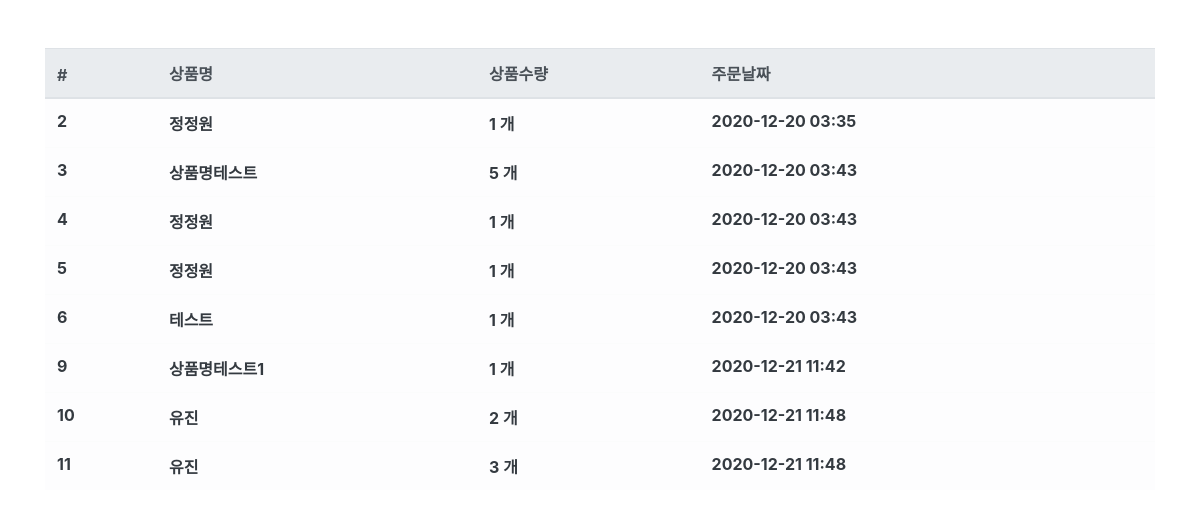
Screenshot of /order/ (signed in) with the database file from the repository.
### order/models.py (models this page shows, shortened)
class Order(models.Model):
    user = models.ForeignKey('user.User', on_delete=models.CASCADE, verbose_name='사용자' )     # user app 내의 models. User 라는 클래스를 ForeginKey (외래키)로 사용하겠다
    product = models.ForeignKey('product.Product', on_delete=models.CASCADE, verbose_name='상품')
    quantity = models.IntegerField(verbose_name='수량')
    register_date = models.DateTimeField(auto_now_add=True, verbose_name='주문시간')
    class Meta:
        db_table = 'jung_order'  # 데이터베이스 테이블명 지정
        verbose_name = '주문'    # django-admin에서 보는이름지정
        verbose_name_plural = '주문'   #  django-admin에서 보는 복수형이름도 지정해주기로한다

### product/models.py (models this page shows)
class Product(models.Model):
    name = models.CharField(max_length=256, verbose_name='상품명')
    price = models.IntegerField(verbose_name='상품가격')  # 숫자를 적을수있게 IntegerField 사용
    description = models.TextField(verbose_name='상품내용')  # 상품내용을 길게 적을수있게 TextField 사용 제한이없다
    stuck = models.IntegerField(verbose_name='재고')
    register_date = models.DateTimeField(auto_now_add=True, verbose_name='등록날짜')
    def __str__(self):    # 각 모델을 문자열로 변환했을때 표시해주기위함
        return self.name
    class Meta:
        db_table = 'jung_product'
        verbose_name = '상품'
        verbose_name_plural = '상품'   # 복수형이름도 지정해주기로한다

### order/views.py (the view)
# urls.py: path('order/', OrderList.as_view()),
@method_decorator(login_required, name='dispatch')
class OrderList(ListView):
    template_name = 'order.html'
    context_object_name = 'order_list'
    def get_queryset(self, **kwargs): # get_queryset 오버라이딩해서 다른사용자의 주문내역을 보지않게 session 에 저장된 user의 주문내역만 볼수있게
        queryset = Order.objects.filter(user__email=self.request.session.get('user')) # 사용자 이메일이 request session 에 있는 user
        return queryset

### order/templates/order.html
{% extends "base.html" %}
{% load humanize %}
{% block contents %}
<div class="row mt-5">
    <div class="col-12">
        <table class="table table-light">
            <thead class="thead-light">
                <tr>
                    <th scope="col">#</th>
                    <th scope="col">상품명</th>
                    <th scope="col">상품수량</th>
                    <th scope="col">주문날짜</th>
                </tr>
            </thead>
            <tbody class="text-dark">
                {% for order in order_list %}
                <tr>
                    <th scope="row">{{ order.id }}</th>
                    <th>{{ order.product }}</a></th>
                    <th>{{ order.quantity|intcomma }} 개</th>
                    <th>{{ order.register_date|date:'Y-m-d H:i' }}</th>
                </tr>
                {% endfor %}
            </tbody>
        </table>
    </div>
</div>
{% endblock %}

### rows the page displays
Order: id "2", product "정정원", quantity "1", register_date "2020-12-20 03:35"
Order: id "3", product "상품명테스트", quantity "5", register_date "2020-12-20 03:43"
Order: id "4", product "정정원", quantity "1", register_date "2020-12-20 03:43"
Order: id "5", product "정정원", quantity "1", register_date "2020-12-20 03:43"
Order: id "6", product "테스트", quantity "1", register_date "2020-12-20 03:43"
Order: id "9", product "상품명테스트1", quantity "1", register_date "2020-12-21 11:42"
Order: id "10", product "유진", quantity "2", register_date "2020-12-21 11:48"
Order: id "11", product "유진", quantity "3", register_date "2020-12-21 11:48"
